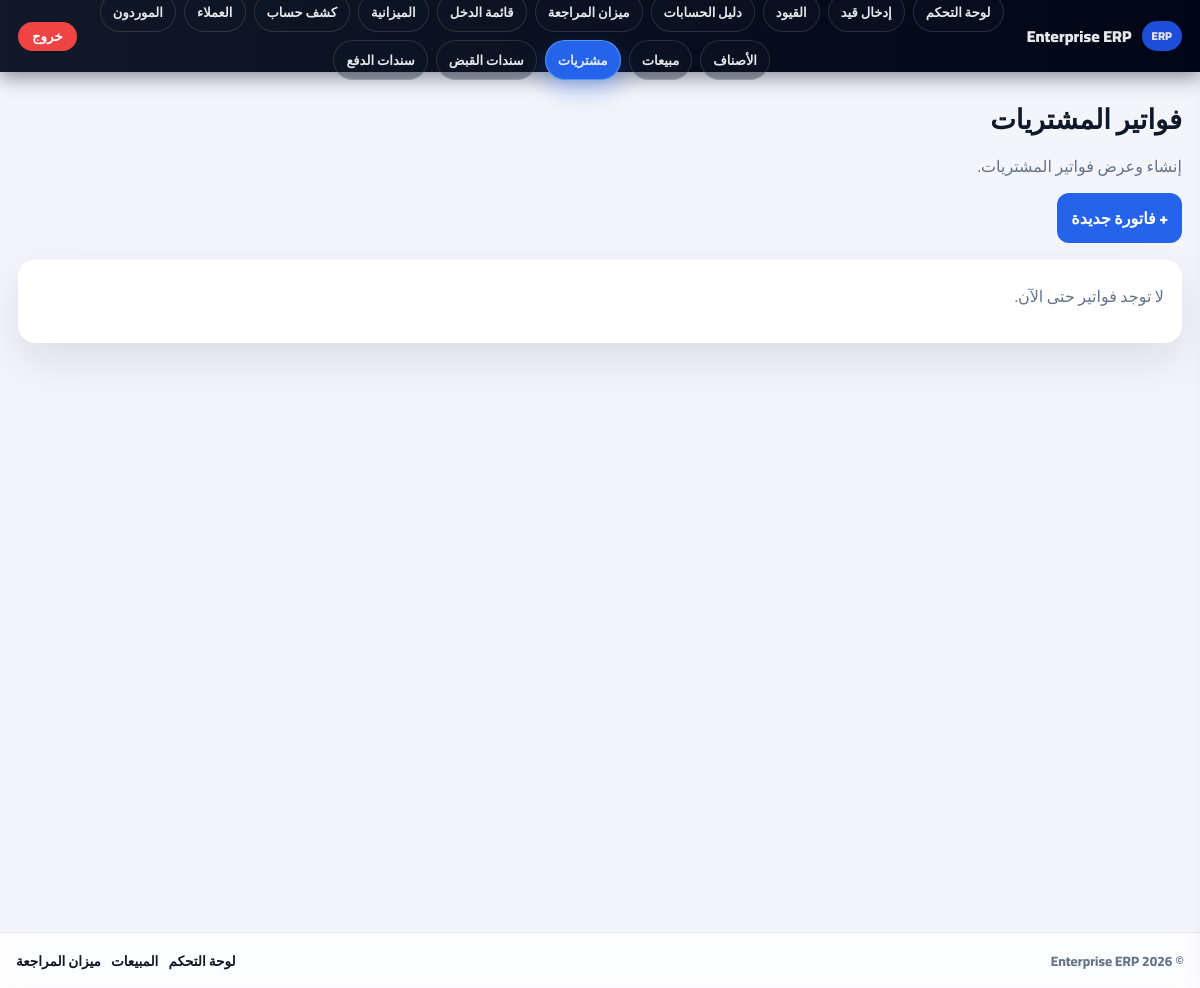
Page /20/accounting/acc1/public/purchase-invoices on the earlier database version.
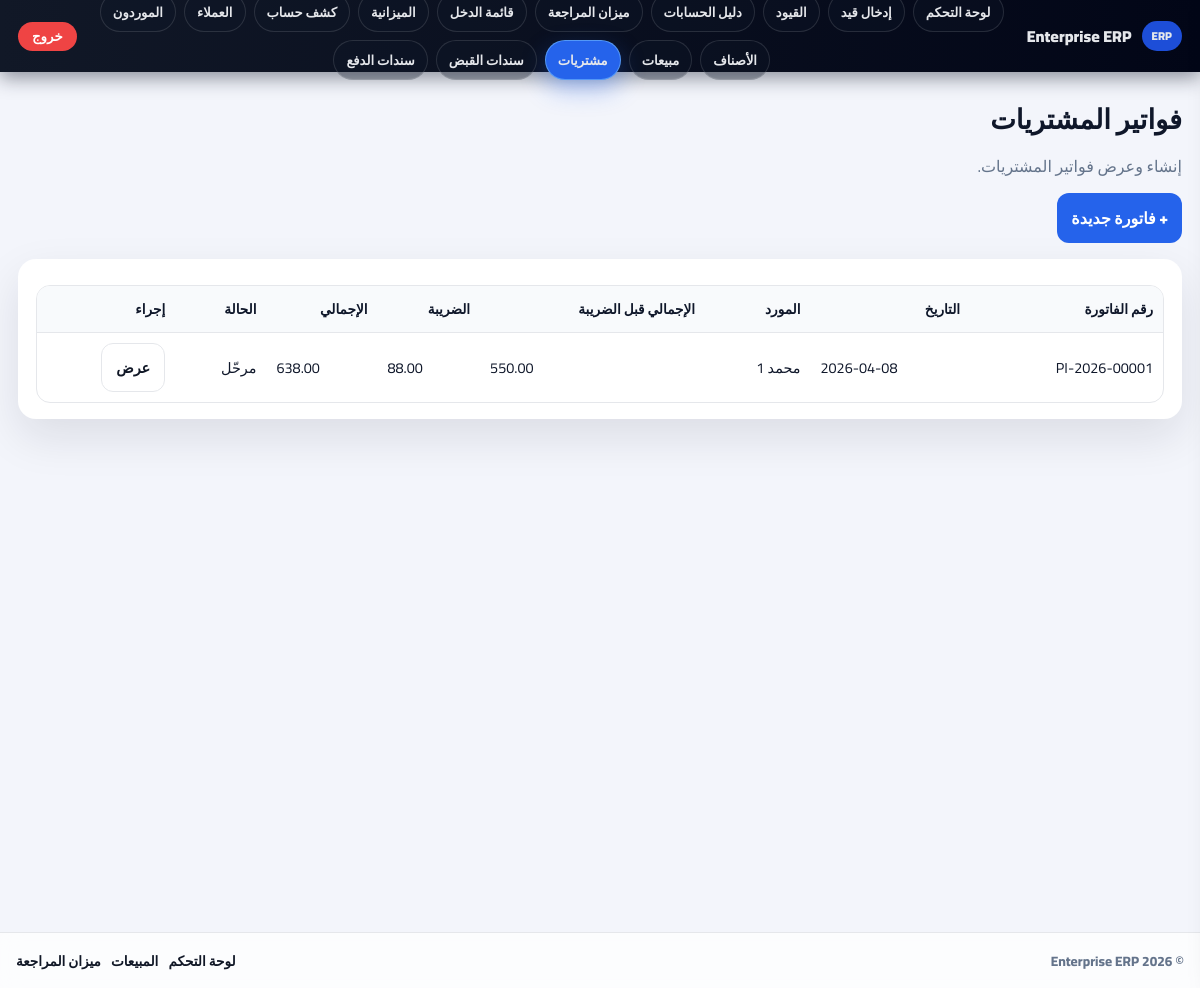
Same page on the later database version.
### tables this page shows
CREATE TABLE `purchase_invoices` (
  `id` int(10) UNSIGNED NOT NULL,
  `invoice_no` varchar(50) NOT NULL,
  `invoice_date` date NOT NULL,
  `supplier_id` int(10) UNSIGNED NOT NULL,
  `status` enum('draft','posted','void') NOT NULL DEFAULT 'draft',
  `subtotal` decimal(18,4) NOT NULL DEFAULT 0.0000,
  `vat_total` decimal(18,4) NOT NULL DEFAULT 0.0000,
  `total` decimal(18,4) NOT NULL DEFAULT 0.0000,
  `notes` text DEFAULT NULL,
  `created_at` timestamp NULL DEFAULT current_timestamp(),
  `updated_at` timestamp NULL DEFAULT current_timestamp() ON UPDATE current_timestamp()
);

CREATE TABLE `suppliers` (
  `id` int(10) UNSIGNED NOT NULL,
  `code` varchar(50) NOT NULL,
  `name` varchar(255) NOT NULL,
  `phone` varchar(50) DEFAULT NULL,
  `email` varchar(150) DEFAULT NULL,
  `address` varchar(500) DEFAULT NULL,
  `tax_no` varchar(100) DEFAULT NULL,
  `is_active` tinyint(1) NOT NULL DEFAULT 1,
  `created_at` timestamp NULL DEFAULT current_timestamp(),
  `updated_at` timestamp NULL DEFAULT current_timestamp() ON UPDATE current_timestamp()
);

### app/Core/Router.php (called while the page is built, shortened)
<?php
class Router
{
    protected array $routes = [];
    public function __construct(array $routes = [])
    {
        $this->routes = $routes;
    }
    public function dispatch(string $method, string $uri): void
    {
        $method = strtoupper($method);
        $uri = rtrim($uri, '/') ?: '/';
        [$controllerClass, $action] = $this->routes[$method][$uri];
        $controller = new $controllerClass();
        call_user_func([$controller, $action]);
    }
}

### public/index.php (called while the page is built, shortened)
<?php
spl_autoload_register(function ($class) {
    $prefix = 'App\\';
    $base_dir = APP_PATH . '/';
    $len = strlen($prefix);
    $relative_class = substr($class, $len);
    $file = $base_dir . str_replace('\\', '/', $relative_class) . '.php';
});
require APP_PATH . '/Core/Router.php';
require APP_PATH . '/Config/Database.php';
$router = new Router($routes);
$requestUri = parse_url($_SERVER['REQUEST_URI'], PHP_URL_PATH);
$basePath = '/20/accounting/acc1/public';
if (strpos($requestUri, $basePath) === 0) {
    $requestUri = substr($requestUri, strlen($basePath));
}
$method = $_SERVER['REQUEST_METHOD'] ?? 'GET';
$router->dispatch($method, $requestUri);

### app/Core/View.php (called while the page is built, shortened)
<?php
class View
{
    public static function e($str): string
    {
        return htmlspecialchars((string)$str, ENT_QUOTES, 'UTF-8');
    }
    public static function money($n, int $decimals = 2): string
    {
        return number_format((float)$n, $decimals, '.', ',');
    }
}

### app/Config/Database.php (called while the page is built, shortened)
<?php
class Database
{
    private static ?PDO $connection = null;
    public static function getConnection(): PDO
    {
        if (self::$connection === null) {
            $host = 'localhost';
            $port = '3306';
            $db   = 'acc1';
            $user = 'acc1';
            $pass = '123@123_*8';
            $charset = 'utf8mb4';
            $dsn = "mysql:host=$host;port=$port;dbname=$db;charset=$charset";
            $options = [
                PDO::ATTR_ERRMODE            => PDO::ERRMODE_EXCEPTION,
                PDO::ATTR_DEFAULT_FETCH_MODE => PDO::FETCH_ASSOC,
                PDO::ATTR_EMULATE_PREPARES   => false,
            ];
            try {
                self::$connection = new PDO($dsn, $user, $pass, $options);
            } catch (PDOException $e) {
                http_response_code(500);
                header('Content-Type: text/plain; charset=utf-8');
                echo "Database connection failed:\n" . $e->getMessage();
                exit;
            }
        }
        return self::$connection;
    }
}

### app/Core/Model.php (called while the page is built, shortened)
<?php
class Model
{
    public function __construct()
    {
        $this->db = Database::getConnection();
    }
}

### app/Models/PurchaseInvoice.php (called while the page is built, shortened)
<?php
class PurchaseInvoice extends Model
{
    public function list(int $limit = 100): array
    {
        $stmt = $this->db->prepare("
            SELECT pi.*, s.name AS supplier_name
            FROM purchase_invoices pi
            LEFT JOIN suppliers s ON s.id = pi.supplier_id
            ORDER BY pi.invoice_date DESC, pi.id DESC
            LIMIT :limit
        ");
        $stmt->bindValue(':limit', $limit, PDO::PARAM_INT);
        $stmt->execute();
        return $stmt->fetchAll();
    }
}

### app/Controllers/WebPurchaseInvoicesController.php (the view, shortened to what the changed rows need)
<?php
class WebPurchaseInvoicesController
{
    private string $base = '/20/accounting/acc1/public';
    public function index(): void
    {
        $active = 'purchases';
        require APP_PATH . '/Views/layout.php';
        echo "<div class='card'>";
        try {
            $model = new PurchaseInvoice();
            $rows  = $model->list();
            if (empty($rows)) {
                echo "<p class='sub'>لا توجد فواتير حتى الآن.</p>";
            } else {
                echo "<table class='table'>
                        <thead><tr>
                          <th>رقم الفاتورة</th><th>التاريخ</th><th>المورد</th>
                          <th class='num'>الإجمالي قبل الضريبة</th><th class='num'>الضريبة</th><th class='num'>الإجمالي</th>
                          <th>الحالة</th><th>إجراء</th>
                        </tr></thead><tbody>";
                foreach ($rows as $r) {
                    $showUrl     = $this->base . '/purchase-invoices/show?id=' . urlencode($r['id']);
                    $statusLabel = $this->statusLabel($r['status']);
                    echo "<tr>
                            <td>" . View::e($r['invoice_no']) . "</td>
                            <td class='num'>" . View::e($r['invoice_date']) . "</td>
                            <td>" . View::e($r['supplier_name'] ?? '') . "</td>
                            <td class='num'>" . View::money($r['subtotal']) . "</td>
                            <td class='num'>" . View::money($r['vat_total']) . "</td>
                            <td class='num'>" . View::money($r['total']) . "</td>
                            <td>" . View::e($statusLabel) . "</td>
                            <td><a class='btn-outline' href='" . View::e($showUrl) . "'>عرض</a></td>
                          </tr>";
                }
                echo "</tbody></table>";
            }
        } catch (\Throwable $e) {
            echo "<p class='sub' style='color:red'>خطأ: " . View::e($e->getMessage()) . "</p>";
        }
        echo "</div>";
        require APP_PATH . '/Views/footer.php';
    }
    private function statusLabel(string $status): string
    {
        return match($status) {
            'draft'  => 'مسودة',
            'posted' => 'مرحّل',
            'void'   => 'ملغي',
            default  => $status,
        };
    }
}

### app/Views/layout.php (shortened to what the changed rows need)
<?php
$base = '/20/accounting/acc1/public';
$navItems = [
    ['key' => 'dashboard', 'label' => 'لوحة التحكم',    'href' => $base . '/dashboard'],
    ['key' => 'entry',     'label' => 'إدخال قيد',      'href' => $base . '/entry/new'],
    ['key' => 'je',        'label' => 'القيود',         'href' => $base . '/journal-entries'],
    ['key' => 'accounts',  'label' => 'دليل الحسابات',  'href' => $base . '/accounts'],
    ['key' => 'trial',     'label' => 'ميزان المراجعة', 'href' => $base . '/reports/trial-balance'],
    ['key' => 'income',    'label' => 'قائمة الدخل',    'href' => $base . '/reports/income-statement'],
    ['key' => 'balance',   'label' => 'الميزانية',      'href' => $base . '/reports/balance-sheet'],
    ['key' => 'ledger',    'label' => 'كشف حساب',       'href' => $base . '/reports/ledger'],
    ['key' => 'customers', 'label' => 'العملاء',        'href' => $base . '/customers'],
    ['key' => 'suppliers', 'label' => 'الموردون',       'href' => $base . '/suppliers'],
    ['key' => 'items',     'label' => 'الأصناف',        'href' => $base . '/items'],
    ['key' => 'sales',     'label' => 'مبيعات',         'href' => $base . '/sales-invoices'],
    ['key' => 'purchases', 'label' => 'مشتريات',        'href' => $base . '/purchase-invoices'],
    ['key' => 'receipts',  'label' => 'سندات القبض',    'href' => $base . '/receipts'],
    ['key' => 'payments',  'label' => 'سندات الدفع',    'href' => $base . '/payments'],
];
?>
<!DOCTYPE html>
<html lang="ar" dir="rtl">
<head>
  <link rel="stylesheet" href="<?= View::e($base) ?>/assets/app.css?v=3">
</head>
<body>
<div class="app">
  <header class="top">
    <nav class="menu" aria-label="Main navigation">
      <?php foreach ($navItems as $it): ?>
        <a class="<?= ($active === $it['key']) ? 'active' : '' ?>"
           href="<?= View::e($it['href']) ?>">
          <?= View::e($it['label']) ?>
        </a>
      <?php endforeach; ?>
    </nav>
  </header>
  <main class="page">

Differences in the rows shown:
added purchase_invoices: invoice_no "PI-2026-00001", invoice_date "2026-04-08", supplier.name "محمد 1", subtotal "550.00", vat_total "88.00", total "638.00", status "مرحّل"
Other differences:
text no longer shown: "لا توجد فواتير حتى الآن."
text now shown: "رقم الفاتورة التاريخ المورد الإجمالي قبل الضريبة الضريبة الإجمالي الحالة إجراء"
